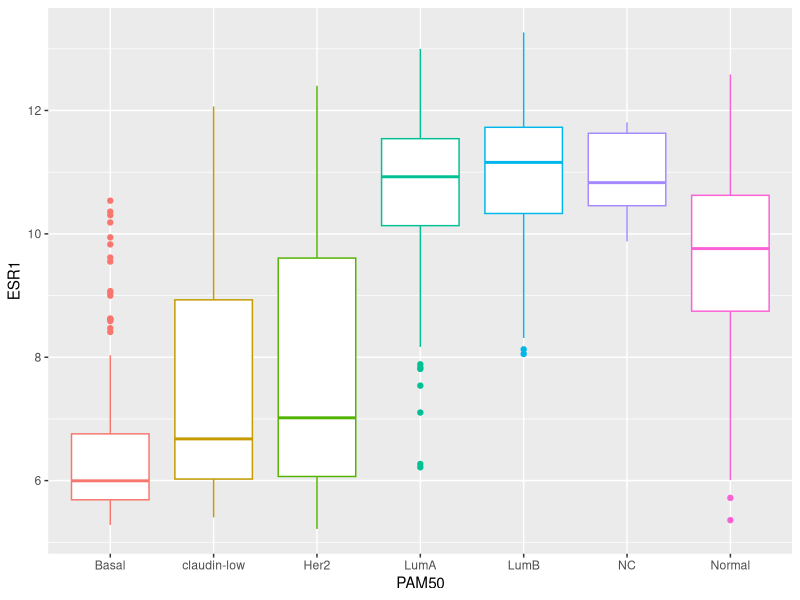
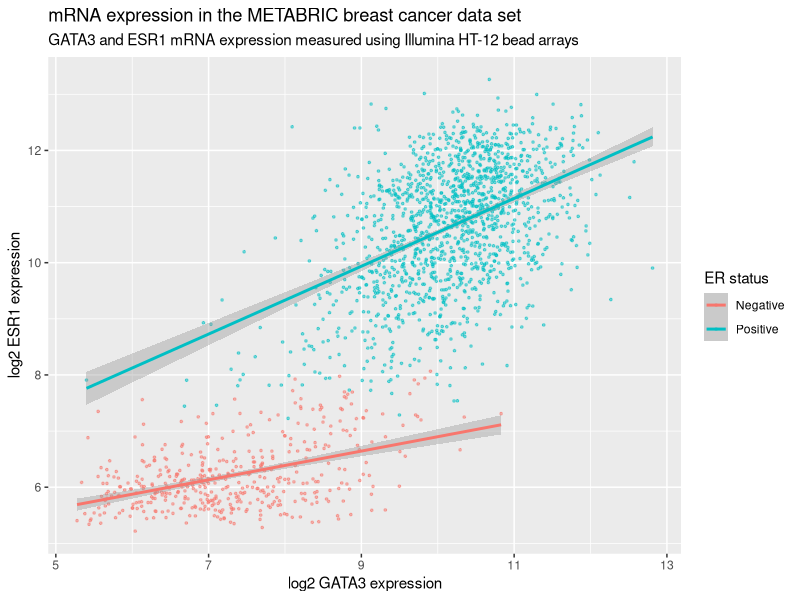
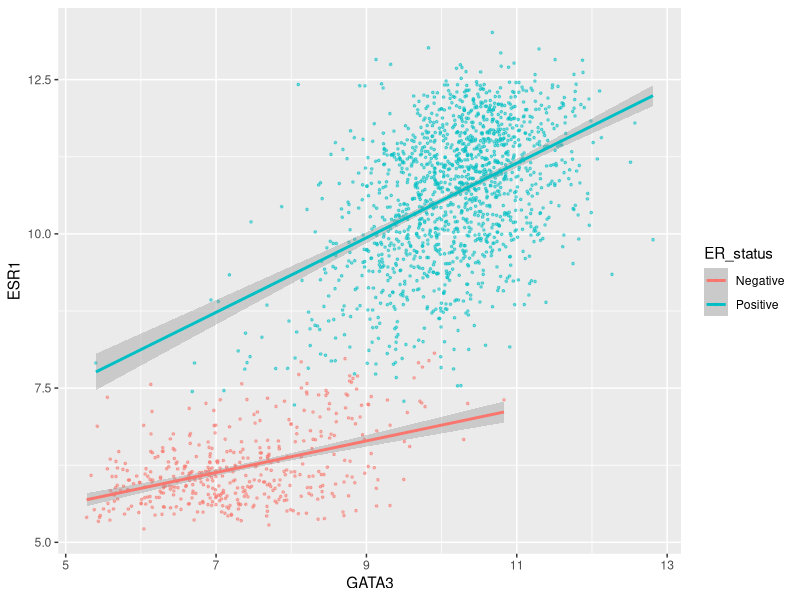
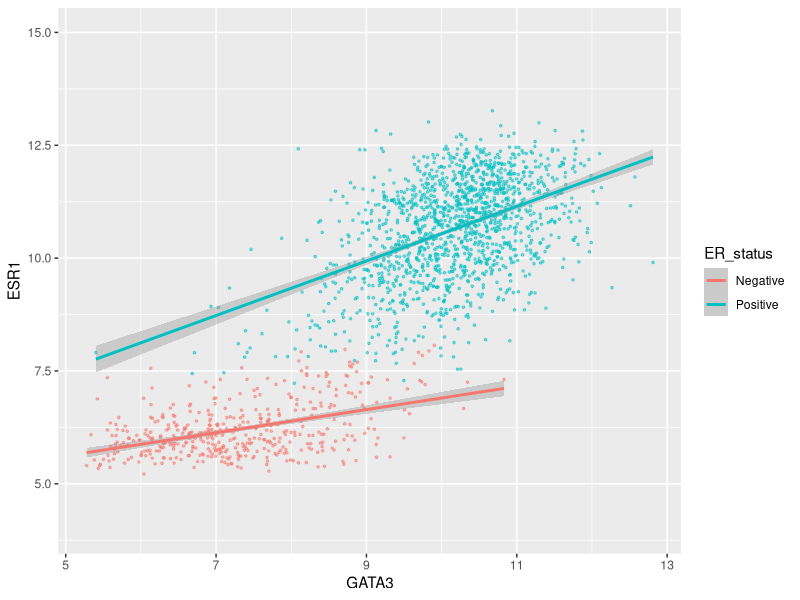
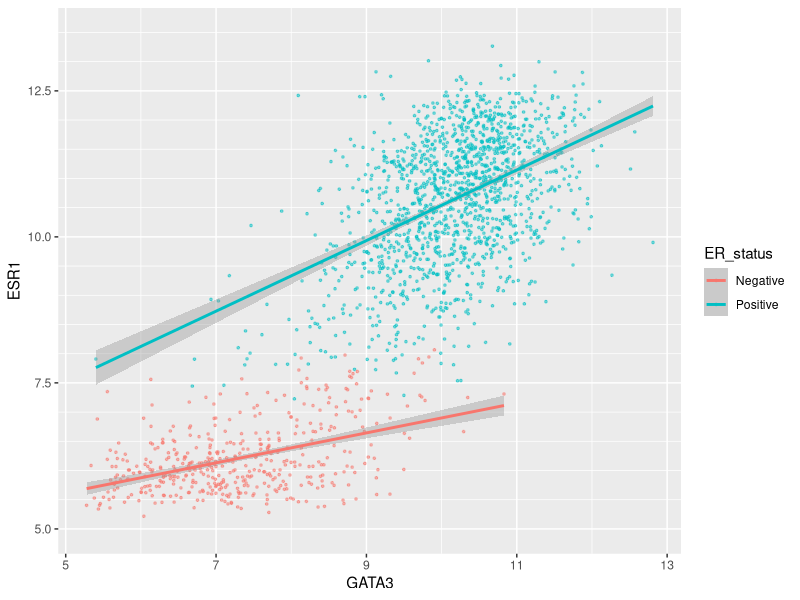
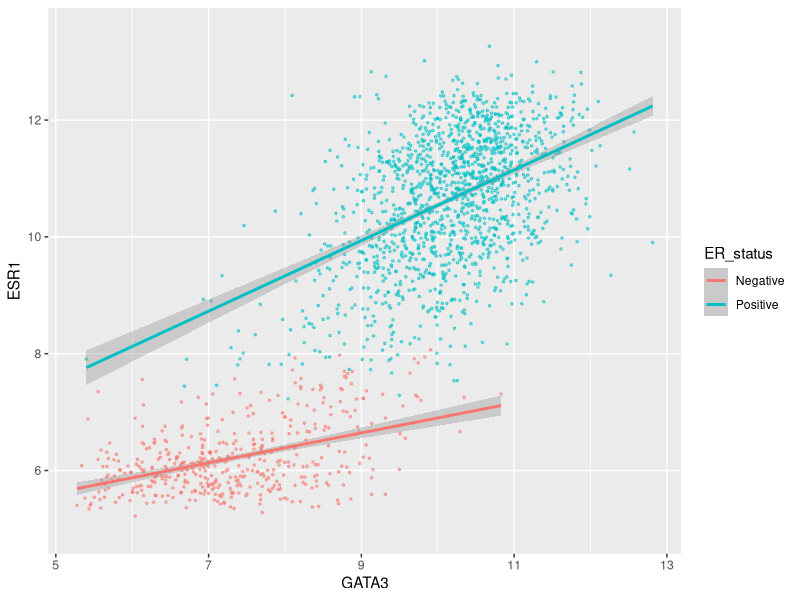
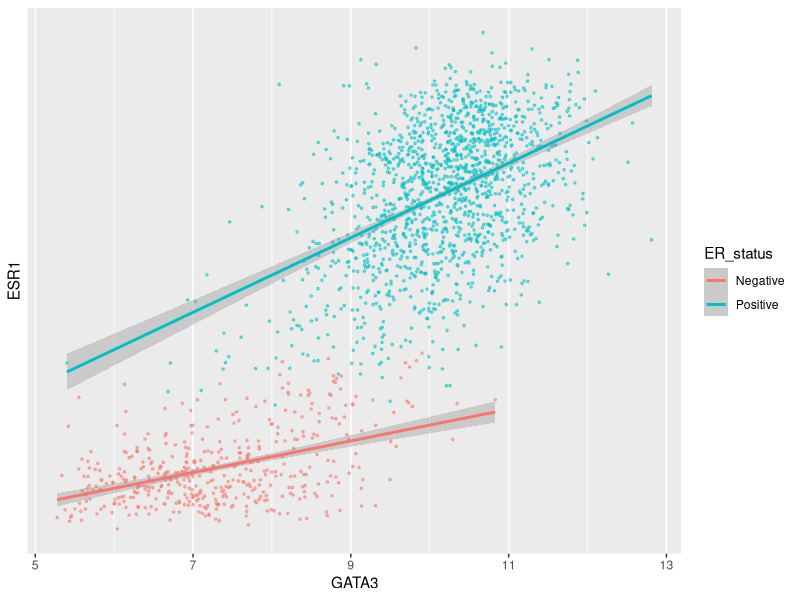
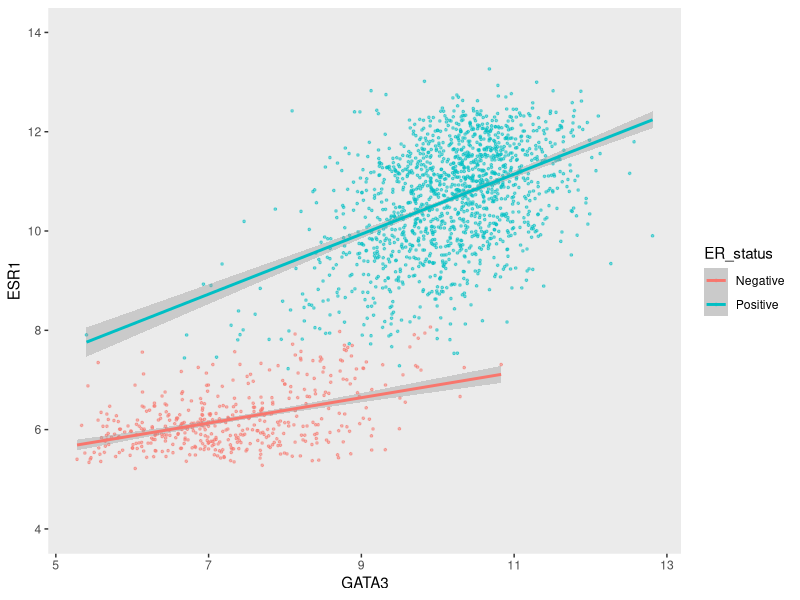

Recreate these plots in R, in order. (Note: this script raises an error after producing the figures.)
## ---- chunk 1
library(tidyverse)
## ---- chunk 2
metabric <- read_csv("data/metabric_clinical_and_expression_data.csv")
metabric
## ---- chunk 3
summarise(metabric, mean(ESR1))
## ---- chunk 4
metabric %>%
  group_by(ER_status) %>%
  summarise(mean(ESR1))
## ---- chunk 5
2 ** (10.6 - 6.21)  # equivalent to (2 ** 10.6) / (2 ** 6.21)
## ---- chunk 6
metabric %>%
  group_by(Integrative_cluster) %>%
  summarise(ESR1 = mean(ESR1))
## ---- chunk 7
metabric %>%
  group_by(PAM50) %>%
  summarise_at(vars(ESR1, PGR, ERBB2), mean)
## ---- chunk 8
metabric %>%
  group_by(PAM50, HER2_status) %>%
  summarise(ESR1_mean = mean(ESR1))
## ---- chunk 9
metabric %>%
  group_by(PAM50, HER2_status) %>%
  summarise(N = n(), ESR1_mean = mean(ESR1))
## ---- chunk 10
count(metabric, PAM50)
## ---- chunk 11
count(metabric, PAM50, HER2_status)
## ---- chunk 12
count(metabric, PAM50, HER2_status, name = "Samples")
## ---- chunk 13
metabric %>%
  group_by(ER_status) %>%
  summarize(N = n(), `Average tumour size` = mean(Tumour_size))
## ---- chunk 14
metabric %>%
  group_by(ER_status) %>%
  summarize(N = n(), `Average tumour size` = mean(Tumour_size, na.rm = TRUE))
## ---- chunk 15
metabric %>%
  filter(!is.na(Tumour_size)) %>%
  group_by(ER_status) %>%
  summarize(N = n(), `Average tumour size` = mean(Tumour_size))
## ---- chunk 16
metabric %>%
  group_by(ER_status) %>%
  summarize(N = n(), Missing = sum(is.na(Tumour_size)), `Average tumour size` = mean(Tumour_size, na.rm = TRUE))
## ---- chunk 17
test_vector <- c(1, 3, 2, NA, 6, 5, NA, 10)
is.na(test_vector)
## ---- chunk 18
sum(is.na(test_vector))
## ---- chunk 19
mean(is.na(test_vector))
## ---- chunk 20
metabric %>%
  group_by(ER_status) %>%
  summarize(N = n(), `Missing tumour size` = sum(is.na(Tumour_size)), `Proportion missing` = mean(is.na(Tumour_size)))
## ---- chunk 21
metabric %>%
  filter(Survival_status == "DECEASED") %>%
  group_by(ER_status) %>%
  summarise(N = n(), N_long_survival = sum(Survival_time > 120), Proportion_long_survival = mean(Survival_time > 120))
## ---- chunk 22
mutations <- read_csv("data/metabric_mutations.csv")
select(mutations, Patient_ID, Chromosome, Position = Start_Position, Ref = Reference_Allele, Alt = Tumor_Seq_Allele1, Type = Variant_Type, Gene)
## ---- chunk 23
mutations %>%
  distinct(Patient_ID) %>%
  nrow()
## ---- chunk 24
mutations %>%
  distinct(Patient_ID, Gene)
## ---- chunk 25
# number of mutations for each gene
count(mutations, Gene)
## ---- chunk 26
# number of tumour samples in which each gene is mutated
mutations %>%
  distinct(Patient_ID, Gene) %>%
  count(Gene)
## ---- chunk 27
band_members
band_instruments
left_join(band_members, band_instruments, by = "name")
## ---- chunk 28
right_join(band_members, band_instruments, by = "name")
## ---- chunk 29
inner_join(band_members, band_instruments, by = "name")
## ---- chunk 30
full_join(band_members, band_instruments, by = "name")
## ---- chunk 31
band_instruments2
left_join(band_members, band_instruments2, by = c("name" = "artist"))
## ---- chunk 32
band_instruments3 <- tibble(
  name =  c("John",   "Paul", "Paul",   "Keith"),
  plays = c("guitar", "bass", "guitar", "guitar")
)
band_instruments3
left_join(band_members, band_instruments3, by = "name")
## ---- chunk 33
band_members3 <- tibble(
  name = c("Mick",   "John",    "Paul",    "Paul"),
  band = c("Stones", "Beatles", "Beatles", "Wings")
)
band_members3
left_join(band_members3, band_instruments3, by = "name")
## ---- chunk 34
band_members4 <- tibble(
  forename = c("Mick",   "John",    "Paul",      "John"),
  surname =  c("Jagger", "Lennon",  "McCartney", "Squire"),
  band =     c("Stones", "Beatles", "Beatles",   "Roses")
)
band_instruments4 <- tibble(
  forename = c("John",   "Paul",      "Keith",    "John"),
  surname =  c("Lennon", "McCartney", "Richards", "Squire"),
  plays =    c("guitar", "bass",      "guitar",   "guitar")
)
full_join(band_members4, band_instruments4, by = c("forename", "surname"))
## ---- chunk 35
band_members5 <- tibble(
  name = c("John", "Paul", "Ringo", "George", "Mick"),
  birth_year = c(1940, 1942, 1940, 1943, 1943),
  band = c("Beetles", "Beetles", "Beetles", "Beetles", "Stones")
)
band_instruments5 <- tibble(
  name = c("John", "Paul", "Ringo", "George"),
  birth_year = c(1940, 1942, 1940, 1943),
  instrument = c("guitar", "bass", "drums", "guitar")
)
left_join(band_members5, band_instruments5, by = "name")
## ---- chunk 36
semi_join(band_members, band_instruments, by = "name")
## ---- chunk 37
anti_join(band_members, band_instruments, by = "name")
## ---- chunk 38
clinical_data <- read_csv("data/metabric_clinical_data.csv")
clinical_data <- select(clinical_data, Patient_ID, ER_status, PAM50)
clinical_data
## ---- chunk 39
mrna_expression_data <- read_tsv("data/metabric_mrna_expression.txt")
mrna_expression_data
## ---- chunk 40
combined_data <- inner_join(clinical_data, mrna_expression_data, by = c("Patient_ID" = "SAMPLE_ID"))
combined_data
## ---- chunk 41
combined_data %>%
  filter(!is.na(PAM50), !is.na(ESR1)) %>%
  ggplot(mapping = aes(x = PAM50, y = ESR1, colour = PAM50)) +
  geom_boxplot(show.legend = FALSE)
## ---- chunk 42
plot <- ggplot(data = metabric, mapping = aes(x = GATA3, y = ESR1, colour = ER_status)) +
  geom_point(size = 0.6, alpha = 0.5) +
  geom_smooth(method = "lm") +
  labs(
    title = "mRNA expression in the METABRIC breast cancer data set",
    subtitle = "GATA3 and ESR1 mRNA expression measured using Illumina HT-12 bead arrays",
    x = "log2 GATA3 expression",
    y = "log2 ESR1 expression",
    colour = "ER status"
  )
plot
## ---- chunk 43
names(plot)
## ---- chunk 44
plot$mapping
## ---- chunk 45
ggplot(data = metabric, mapping = aes(x = GATA3, y = ESR1, colour = ER_status)) +
  geom_point(size = 0.6, alpha = 0.5) +
  geom_smooth(method = "lm") +
  scale_y_continuous(breaks = seq(5, 15, by = 2.5))
## ---- chunk 46
seq(5, 15, by = 2.5)
## ---- chunk 47
ggplot(data = metabric, mapping = aes(x = GATA3, y = ESR1, colour = ER_status)) +
  geom_point(size = 0.6, alpha = 0.5) +
  geom_smooth(method = "lm") +
  scale_y_continuous(breaks = seq(5, 15, by = 2.5), limits = c(4, 15))
## ---- chunk 48
ggplot(data = metabric, mapping = aes(x = GATA3, y = ESR1, colour = ER_status)) +
  geom_point(size = 0.6, alpha = 0.5) +
  geom_smooth(method = "lm") +
  scale_y_continuous(breaks = seq(5, 12.5, by = 2.5), minor_breaks = seq(5, 13.5, 0.5), limits = c(5, 13.5))
## ---- chunk 49
ggplot(data = metabric, mapping = aes(x = GATA3, y = ESR1, colour = ER_status)) +
  geom_point(size = 0.6, alpha = 0.5) +
  geom_smooth(method = "lm") +
  scale_y_continuous(breaks = seq(6, 14, by = 2), minor_breaks = NULL, limits = c(5, 13.5))
## ---- chunk 50
ggplot(data = metabric, mapping = aes(x = GATA3, y = ESR1, colour = ER_status)) +
  geom_point(size = 0.6, alpha = 0.5) +
  geom_smooth(method = "lm") +
  scale_y_continuous(breaks = NULL)
## ---- chunk 51
ggplot(data = metabric, mapping = aes(x = GATA3, y = ESR1, colour = ER_status)) +
  geom_point(size = 0.6, alpha = 0.5) +
  geom_smooth(method = "lm") +
  scale_y_continuous(breaks = seq(4, 14, by = 2), limits = c(4, 14)) +
  theme(panel.grid = element_blank())
## ---- chunk 52
ggplot(data = metabric, mapping = aes(x = GATA3, y = ESR1, colour = ER_status)) +
  geom_point(size = 0.6, alpha = 0.5) +
  geom_smooth(method = "lm") +
  scale_x_continuous(expand = expand_scale(mult = 0.01)) +
  scale_y_continuous(expand = expand_scale(mult = 0.25))
## ---- chunk 53
ggplot(data = metabric, mapping = aes(x = GATA3, y = ESR1, colour = ER_status)) +
  geom_point(size = 0.6, alpha = 0.5) +
  geom_smooth(method = "lm") +
  scale_x_continuous(position = "top")
## ---- chunk 54
ggplot(data = metabric, mapping = aes(x = GATA3, y = ESR1, colour = ER_status)) +
  geom_point(size = 0.6, alpha = 0.5) +
  geom_smooth(method = "lm") +
  scale_colour_manual(values = c("dodgerblue2", "firebrick2"))
## ---- chunk 55
ggplot(data = metabric, mapping = aes(x = GATA3, y = ESR1, colour = `3-gene_classifier`)) +
  geom_point(size = 0.6, alpha = 0.5, na.rm = TRUE) +
  scale_colour_brewer(palette = "Set1")
## ---- chunk 56
ggplot(data = metabric, mapping = aes(x = GATA3, y = ESR1, colour = ER_status)) +
  geom_point(size = 0.6, alpha = 0.5) +
  geom_smooth(method = "lm") +
  scale_colour_manual(values = c("dodgerblue2", "firebrick2"), labels = c("ER-negative", "ER-positive")) +
  labs(colour = NULL)  # remove legend title for colour now that the labels are self-explanatory
## ---- chunk 57
# Nottingham_prognostic_index is incorrectly calculated in the data downloaded from cBioPortal
metabric <- mutate(metabric, Nottingham_prognostic_index = 0.02 * Tumour_size + Lymph_node_status + Neoplasm_histologic_grade)
#
metabric %>%
  filter(!is.na(Nottingham_prognostic_index)) %>%
  ggplot(mapping = aes(x = GATA3, y = ESR1, colour = Nottingham_prognostic_index)) +
  geom_point(size = 0.5)
## ---- chunk 58
metabric %>%
  filter(!is.na(Nottingham_prognostic_index)) %>%
  ggplot(mapping = aes(x = GATA3, y = ESR1, colour = Nottingham_prognostic_index)) +
  geom_point(size = 0.75) +
  scale_colour_gradient(low = "white", high = "firebrick2")
## ---- chunk 59
metabric %>%
  filter(!is.na(Nottingham_prognostic_index)) %>%
  ggplot(mapping = aes(x = GATA3, y = ESR1, colour = Nottingham_prognostic_index)) +
  geom_point(size = 0.75) +
  scale_colour_gradient2(low = "dodgerblue1", mid = "grey90", high = "firebrick1", midpoint = 4.5)
## ---- chunk 60
metabric %>%
  filter(!is.na(Nottingham_prognostic_index)) %>%
  ggplot(mapping = aes(x = GATA3, y = ESR1, colour = Nottingham_prognostic_index)) +
  geom_point(size = 0.5) +
  scale_colour_gradient(
    low = "lightblue", high = "darkblue",
    name = "NPI",
    breaks = 2:6,
    limits = c(1.5, 6.5)
  )
